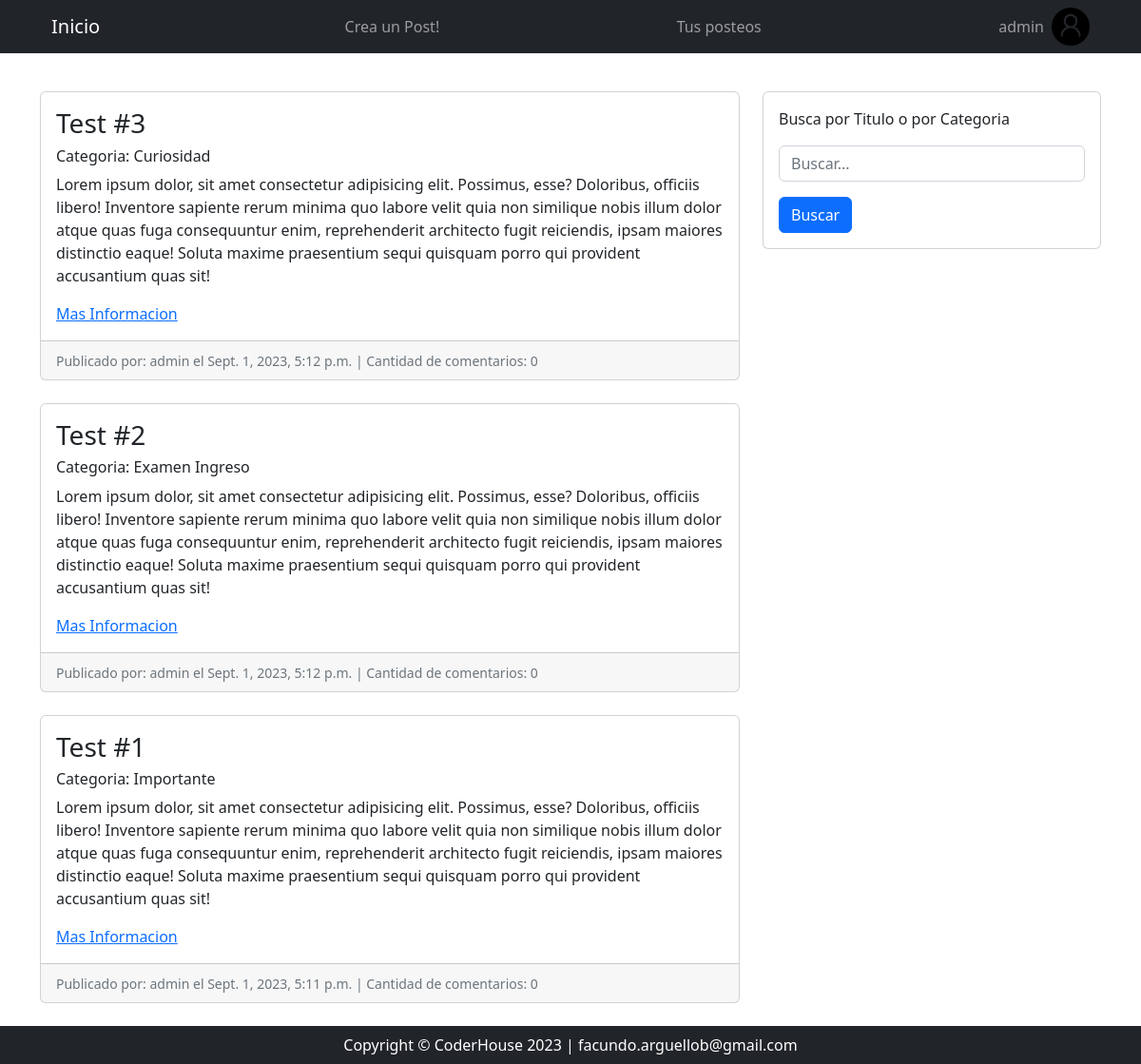
The page /dashboard/ (signed in) on the database its author committed.
### Blog/models.py (models this page shows, shortened)
class Post(models.Model):
    author = models.ForeignKey(User, on_delete=models.CASCADE)
    title = models.CharField(max_length=200)
    content = models.TextField()
    date_pub = models.DateTimeField(default=now)
    category = models.ForeignKey(Category, on_delete=models.SET_NULL, null=True)

class Category(models.Model):
    name = models.CharField(max_length=50)
    def __str__(self):
        return self.name

### Blog/views.py (the view)
# urls.py: path('dashboard/', dashboard, name='dashboard'),
@login_required
def dashboard(request):
    posts = Post.objects.order_by('-date_pub')
    comments = Comment.objects.all()
    try:
        avatar = Avatar.objects.get(user_id= request.user.id)
    except:
        avatar = 'media/avatares/default.png'
    return render(request, 'dashboard.html', {'posts': posts, 'comments': comments, 'avatar': avatar})

### Blog/templates/dashboard.html (shortened to what this page needs)
{% extends 'base.html' %}
{% load static %}
{% block navbar %}
<nav class="navbar navbar-expand-lg navbar-dark bg-dark fixed-top" id="mainNav">
  <div class="container px-4">
    <a class="navbar-brand" href="{% url 'dashboard' %}">Inicio</a>
    <div class="collapse navbar-collapse" id="navbarResponsive">
      <ul class="navbar-nav ms-auto">
        <li class="nav-item">
          <a class="nav-link" href="{% url 'createPost' %}">Crea un Post!</a>
        </li>
      </ul>
      <ul class="navbar-nav ms-auto">
        <li class="nav-item">
          <a class="nav-link" href="{% url 'myPosts' %}">Tus posteos</a>
        </li>
      </ul>
      <ul class="navbar-nav ms-auto">
        <li class="nav-item">
          <a class="nav-link" href="{% url 'editUser' %}"
            >{{request.user.username}}</a
          >
        </li>
        <li class="nav-item">
          {% if avatar.imagen.url %}
           <div class="text-center">
              <img src="{{ avatar.imagen.url }}" height="40px" weight="40px"/>
            </div>
            {% else %}
            <div class="text-center">
              <img src="{% static 'default/avatars/default.png' %}" height="40px" weight="40px"/>
            </div>
            {% endif %}
        </li>
      </ul>
    </div>
  </div>
</nav>
{% endblock navbar %}
{% block header %}
<br>
<br>
<br>
{% endblock header %}
{% block content %}
<div class="container px-10">
  <div class="row">
    <div class="col-md-8">
      {% for post in posts %}
      <div class="card my-4">
        <div class="card-body">
          <h3 class="card-title">{{ post.title }}</h3>
          <h6 class="card-title">Categoria: {{ post.category }}</h6>
          <p class="card-text">{{ post.content }}</p>
          <a href="{% url 'postDetails' post.id %}">Mas Informacion</a>
        </div>
        <div class="card-footer">
          <small class="text-muted"
            >Publicado por: {{ post.author }} el {{ post.date_pub }} | Cantidad
            de comentarios: {{post.comments.all|length}}
          </small>
        </div>
      </div>
      {%empty%}
      <div class="card my-4">
        <div class="card-body text-center">
          <h3 class="card-title">No hay posteos</h3>
        </div>
      </div>
      {% endfor %}
    </div>
    <div class="col-md-4">
      <div class="card my-4">
        <div class="card-body">
          <form action="{% url 'search_views' %}" method="get">
            <div class="mb-3">
              <p>Busca por Titulo o por Categoria</p>
              <input
                type="text"
                class="form-control"
                id="searchInput"
                name="q"
                placeholder="Buscar..."
              />
            </div>
            <button type="submit" class="btn btn-primary">Buscar</button>
          </form>
        </div>
      </div>
    </div>
  </div>
</div>
{% endblock content %}

### rows shown on the page
Post: title "Test #3", category "Curiosidad", content "Lorem ipsum dolor, sit amet consectetur adipisicing elit. Possimus, esse? Doloribus, officiis libero! Inventore sapiente rerum minima quo labore velit quia non similique nobis illum dolor atque quas fuga consequuntur enim, reprehenderit architecto fugit reiciendis, ipsam maiores distinctio eaque! Soluta maxime praesentium sequi quisquam porro qui provident accusantium quas sit!", author "admin", date_pub "Sept. 1, 2023, 5:12 p.m.", comments.all|length "0"
Post: title "Test #2", category "Examen Ingreso", content "Lorem ipsum dolor, sit amet consectetur adipisicing elit. Possimus, esse? Doloribus, officiis libero! Inventore sapiente rerum minima quo labore velit quia non similique nobis illum dolor atque quas fuga consequuntur enim, reprehenderit architecto fugit reiciendis, ipsam maiores distinctio eaque! Soluta maxime praesentium sequi quisquam porro qui provident accusantium quas sit!", author "admin", date_pub "Sept. 1, 2023, 5:12 p.m.", comments.all|length "0"
Post: title "Test #1", category "Importante", content "Lorem ipsum dolor, sit amet consectetur adipisicing elit. Possimus, esse? Doloribus, officiis libero! Inventore sapiente rerum minima quo labore velit quia non similique nobis illum dolor atque quas fuga consequuntur enim, reprehenderit architecto fugit reiciendis, ipsam maiores distinctio eaque! Soluta maxime praesentium sequi quisquam porro qui provident accusantium quas sit!", author "admin", date_pub "Sept. 1, 2023, 5:11 p.m.", comments.all|length "0"

### other values the page prints
{{ request.user.username }} "admin"
